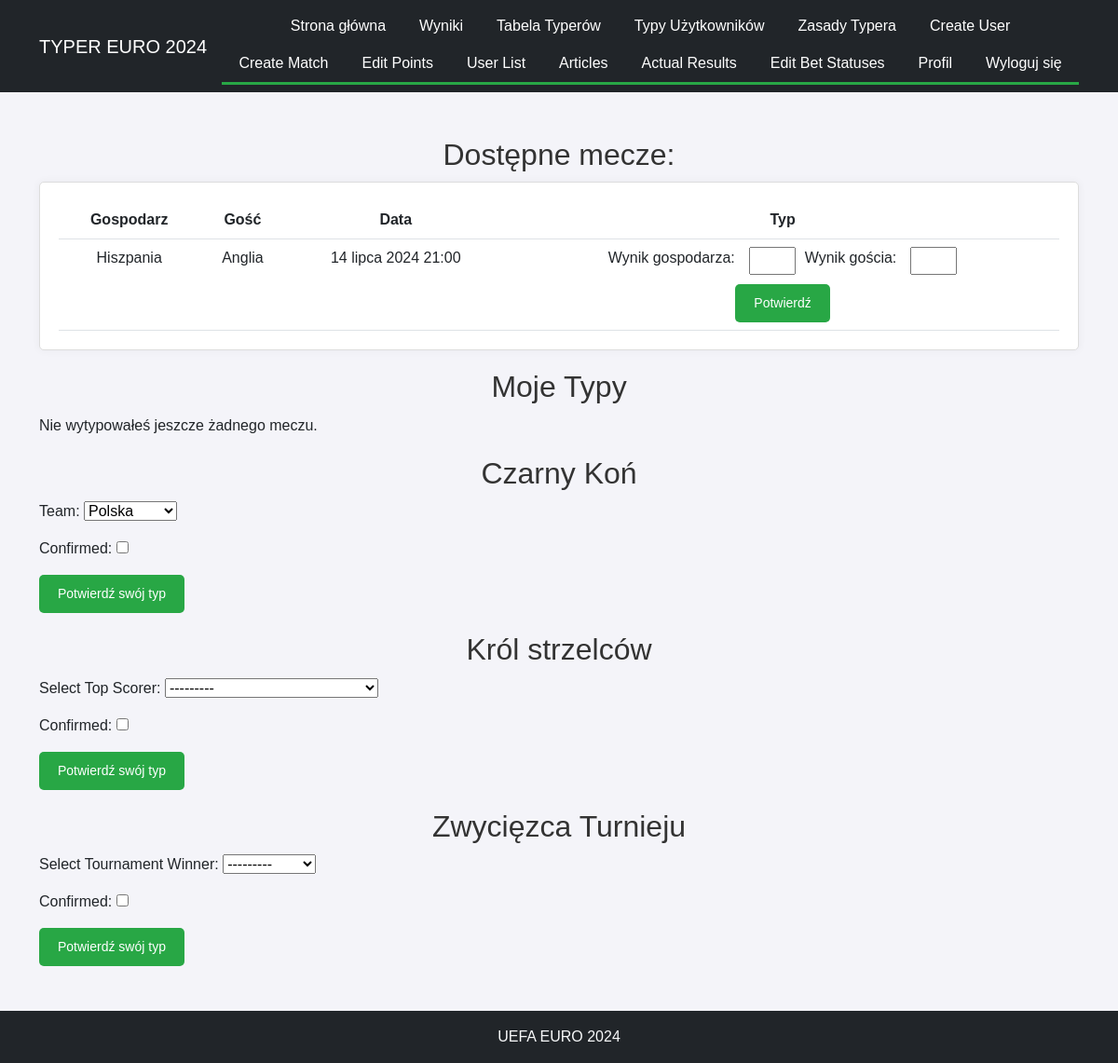
/betting/ (signed in), run on an earlier commit of the app's database.
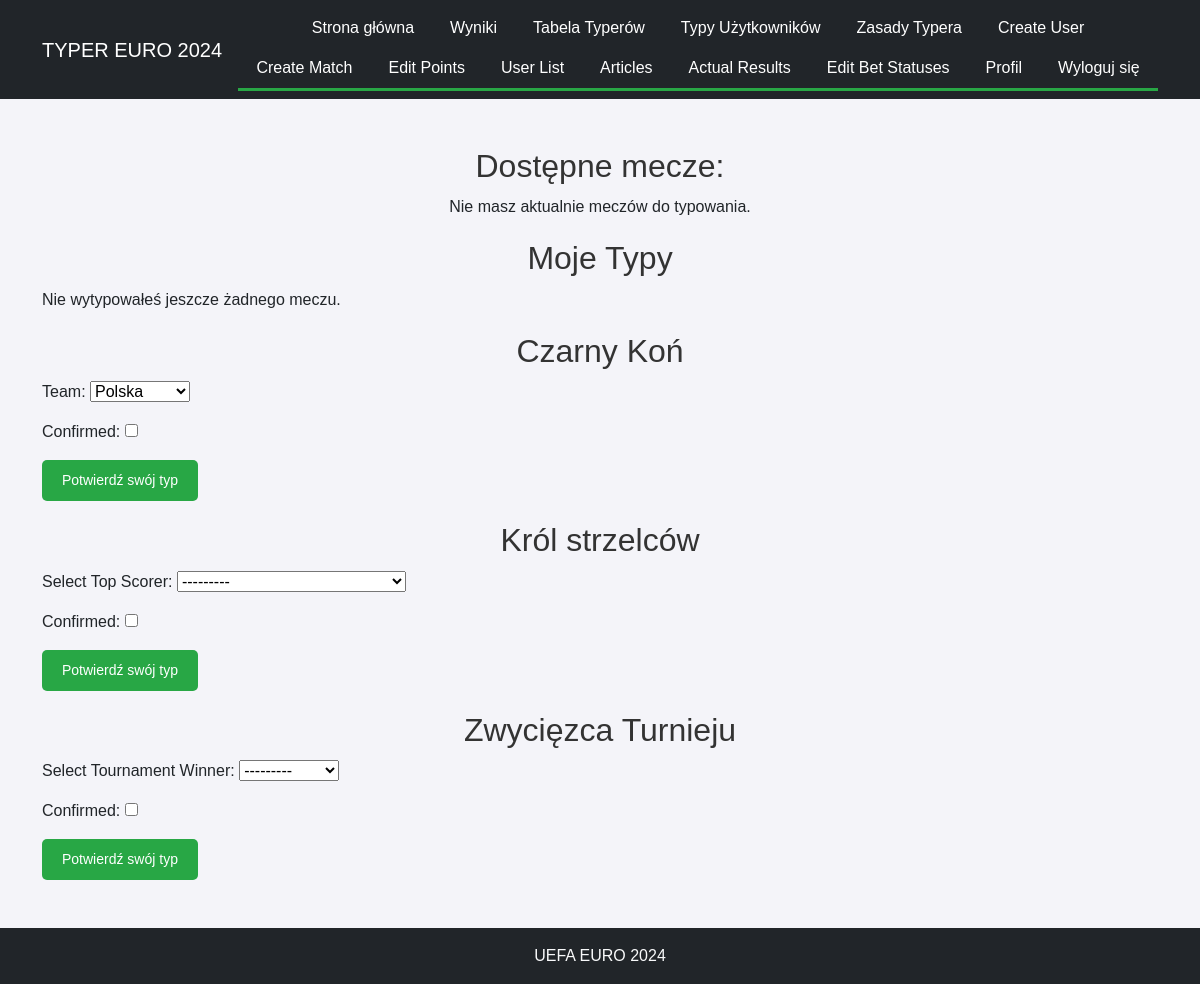
And on a later commit of the database.
### contest/models.py (models this page shows, shortened)
class Article(models.Model):
    title = models.CharField(max_length=200)
    slug = models.SlugField(max_length=200, unique=True, blank=True)
    content = models.TextField()
    author = models.ForeignKey(User, on_delete=models.CASCADE)
    created_at = models.DateTimeField(auto_now_add=True)
    updated_at = models.DateTimeField(auto_now=True)

class Match(models.Model):
    group = models.CharField(max_length=2)
    home_team = models.CharField(max_length=100)
    away_team = models.CharField(max_length=100)
    date = models.DateTimeField()
    place = models.CharField(max_length=100)
    actual_home_team_score = models.IntegerField(null=True, blank=True, default=0)
    actual_away_team_score = models.IntegerField(null=True, blank=True, default=0)
    final_score = models.BooleanField(default=False)

### contest/views.py (the view)
# urls.py: path('betting/', views.betting, name='betting'),
@login_required
def betting(request):
    available_matches = Match.objects.exclude(
        bet__user=request.user
    ).exclude(final_score=True)
    my_bets = Bet.objects.filter(user=request.user)
    try:
        underdog = UnderdogSelection.objects.get(user=request.user)
    except UnderdogSelection.DoesNotExist:
        underdog = None
    try:
        top_scorer = TopScorerSelection.objects.get(user=request.user)
    except TopScorerSelection.DoesNotExist:
        top_scorer = None
    try:
        tournament_winner = TournamentWinnerSelection.objects.get(user=request.user)
    except TournamentWinnerSelection.DoesNotExist:
        tournament_winner = None
    if request.method == 'POST':
        if 'place_bet' in request.POST:
            match_id = request.POST['place_bet']
            home_team_score = request.POST.get(f'home_team_score_{match_id}')
            away_team_score = request.POST.get(f'away_team_score_{match_id}')
            if home_team_score is not None and away_team_score is not None:
                match = Match.objects.get(id=match_id)
                Bet.objects.create(
                    user=request.user,
                    match=match,
                    home_team_score=home_team_score,
                    away_team_score=away_team_score
                )
                messages.success(request, 'Bet placed successfully!')
            else:
                messages.error(request, 'Please provide valid scores.')
            return redirect('betting')
        if 'confirm_underdog' in request.POST:
            underdog_form = UnderdogForm(request.POST)
            if underdog_form.is_valid():
                underdog_selection = underdog_form.save(commit=False)
                underdog_selection.user = request.user
                underdog_selection.save()
                messages.success(request, 'Underdog selected successfully!')
                return redirect('betting')
        if 'confirm_top_scorer' in request.POST:
            top_scorer_form = TopScorerForm(request.POST)
            if top_scorer_form.is_valid():
                top_scorer_selection = top_scorer_form.save(commit=False)
                top_scorer_selection.user = request.user
                top_scorer_selection.save()
                messages.success(request, 'Top scorer selected successfully!')
                return redirect('betting')
        if 'confirm_winner' in request.POST:
            winner_form = TournamentWinnerForm(request.POST)
            if winner_form.is_valid():
                winner_selection = winner_form.save(commit=False)
                winner_selection.user = request.user
                winner_selection.save()
                messages.success(request, 'Tournament winner selected successfully!')
                return redirect('betting')
    else:
        underdog_form = UnderdogForm(instance=underdog)
        top_scorer_form = TopScorerForm(instance=top_scorer)
        winner_form = TournamentWinnerForm(instance=tournament_winner)
    context = {
        'available_matches': available_matches,
        'my_bets': my_bets,
        'underdog_form': underdog_form,
        'top_scorer_form': top_scorer_form,
        'winner_form': winner_form,
        'underdog': underdog,
        'top_scorer': top_scorer,
        'tournament_winner': tournament_winner,
    }
    return render(request, 'betting.html', context)

### contest/forms.py
class UnderdogForm(forms.ModelForm):
    TEAM_CHOICES = [
        ('Polska', 'Polska'),
        ('Czechy', 'Czechy'),
        ('Serbia', 'Serbia'),
        ('Szkocja', 'Szkocja'),
        ('Austria', 'Austria'),
        ('Turcja', 'Turcja'),
        ('Szwajcaria', 'Szwajcaria'),
        ('Węgry', 'Węgry'),
        ('Albania', 'Albania'),
        ('Słowenia', 'Słowenia'),
        ('Słowacja', 'Słowacja'),
        ('Rumunia', 'Rumunia'),
        ('Ukraina', 'Ukraina'),
        ('Gruzja', 'Gruzja'),
    ]
    team = forms.ChoiceField(choices=TEAM_CHOICES)
    confirmed = forms.BooleanField(required=True)
    class Meta:
        model = UnderdogSelection
        fields = ['team', 'confirmed']

class TopScorerForm(forms.ModelForm):
    player = forms.ModelChoiceField(
        queryset=TopScorer.objects.all().order_by('country', 'player_name'),
        label="Select Top Scorer",
        widget=forms.Select
    )
    confirmed = forms.BooleanField(required=True)
    class Meta:
        model = TopScorerSelection
        fields = ['player', 'confirmed']

### contest/models.py (called while the page is built)
    def __str__(self):
        return f"{self.player_name} ({self.country})"

    def __str__(self):
        return self.name

### contest/templates/betting.html (shortened to what this page needs)
{% extends "base.html" %}
{% block content %}
<h2>Dostępne mecze:</h2>
{% if available_matches %}
    <div class="card">
        <table class="table centered">
            <thead>
                <tr>
                    <th>Gospodarz</th>
                    <th>Gość</th>
                    <th>Data</th>
                    <th>Typ</th>
                </tr>
            </thead>
            <tbody>
                {% for match in available_matches %}
                <tr>
                    <td>{{ match.home_team }}</td>
                    <td>{{ match.away_team }}</td>
                    <td>{{ match.date }}</td>
                    <td>
                        <form method="post" class="bet-form">
                            <div class="bet-inputs">
                                <label for="home_team_score_{{ match.id }}">Wynik gospodarza:</label>
                                <input type="number" name="home_team_score_{{ match.id }}" id="home_team_score_{{ match.id }}">
                                <label for="away_team_score_{{ match.id }}">Wynik gościa:</label>
                                <input type="number" name="away_team_score_{{ match.id }}" id="away_team_score_{{ match.id }}">
                            </div>
                            <button type="submit" class="button">Potwierdź</button>
                        </form>
                    </td>
                </tr>
                {% endfor %}
            </tbody>
        </table>
    </div>
{% else %}
    <p class="centered">Nie masz aktualnie meczów do typowania.</p>
{% endif %}
<h2>Moje Typy</h2>
{% if my_bets %}
<table class="table centered">
    <thead>
        <tr>
            <th>Gospodarz</th>
            <th>Gość</th>
            <th>Wynik gospodarza</th>
            <th>Wynik gościa</th>
        </tr>
    </thead>
    <tbody>
        {% for bet in my_bets %}
        <tr>
            <td>{{ bet.match.home_team }}</td>
            <td>{{ bet.match.away_team }}</td>
            <td>{{ bet.home_team_score }}</td>
            <td>{{ bet.away_team_score }}</td>
        </tr>
        {% endfor %}
    </tbody>
</table>
{% else %}
    <p>Nie wytypowałeś jeszcze żadnego meczu.</p>
{% endif %}
<h2>Czarny Koń</h2>
{% if underdog %}
    <div class="card">
        <p>Twój czarny koń turnieju: <strong>{{ underdog.team }}</strong></p>
    </div>
{% else %}
    <form method="post">
        {{ underdog_form.as_p }}
        <button type="submit" name="confirm_underdog" class="button">Potwierdź swój typ</button>
    </form>
{% endif %}
<h2>Król strzelców</h2>
{% if top_scorer %}
    <div class="card">
        <p>Twój król strzelców: <strong>{{ top_scorer.player }}</strong></p>
    </div>
{% else %}
    <form method="post">
        {{ top_scorer_form.as_p }}
        <button type="submit" name="confirm_top_scorer" class="button">Potwierdź swój typ</button>
    </form>
{% endif %}
<h2>Zwycięzca Turnieju</h2>
{% if tournament_winner %}
    <div class="card">
        <p>Twój zwyciezca turnieju: <strong>{{ tournament_winner.team.name }}</strong></p>
    </div>
{% else %}
    <form method="post">
        {{ winner_form.as_p }}
        <button type="submit" name="confirm_winner" class="button">Potwierdź swój typ</button>
    </form>
{% endif %}
{% endblock %}

### contest/templates/base.html (shortened to what this page needs)
{% load static %}
{% load article_tags %}
<!DOCTYPE html>
<html lang="pl">
<head>
    <link href="https://cdn.jsdelivr.net/npm/bootstrap@5.3.0/dist/css/bootstrap.min.css" rel="stylesheet">
    <link rel="stylesheet" type="text/css" href="{% static 'css/styles.css' %}">
    <link rel="stylesheet" href="https://cdnjs.cloudflare.com/ajax/libs/font-awesome/6.0.0-beta3/css/all.min.css">
</head>
<body>
<nav class="navbar navbar-expand-lg navbar-dark bg-dark">
    <div class="container bg-dark border-0">
        <a class="navbar-brand" href="{% url 'home' %}">TYPER EURO 2024</a>
        <div class="collapse navbar-collapse justify-content-center" id="navbarNav">
            <ul class="navbar-nav bg-dark flex-wrap">
                <li class="nav-item">
                    <a class="nav-link" href="{% url 'home' %}">Strona główna</a>
                </li>
                <li class="nav-item">
                    <a class="nav-link" href="{% url 'results' %}">Wyniki</a>
                </li>
                <li class="nav-item">
                    <a class="nav-link" href="{% url 'leaderboard' %}">Tabela Typerów</a>
                </li>
                <li class="nav-item">
                    <a class="nav-link" href="{% url 'user_predictions' %}">Typy Użytkowników</a>
                </li>
                {% get_articles as articles %}
                {% for article in articles %}
                <li class="nav-item">
                    <a class="nav-link" href="{% url 'view_article' article.slug %}">{{ article.title }}</a>
                </li>
                {% endfor %}
                {% if user.is_authenticated %}
                {% if user.is_superuser %}
                <li class="nav-item">
                    <a class="nav-link" href="{% url 'create_user' %}">Create User</a>
                </li>
                <li class="nav-item">
                    <a class="nav-link" href="{% url 'create_match' %}">Create Match</a>
                </li>
                <li class="nav-item">
                    <a class="nav-link" href="{% url 'edit_points' %}">Edit Points</a>
                </li>
                <li class="nav-item">
                    <a class="nav-link" href="{% url 'user_list' %}">User List</a>
                </li>
                <li class="nav-item">
                    <a class="nav-link" href="{% url 'article_list' %}">Articles</a>
                </li>
                <li class="nav-item">
                    <a class="nav-link" href="{% url 'actual_results' %}">Actual Results</a>
                </li>
                <li class="nav-item">
                    <a class="nav-link" href="{% url 'edit_bet_status' %}">Edit Bet Statuses</a>
                </li>
                {% endif %}
                <li class="nav-item">
                    <a class="nav-link" href="{% url 'profile' %}">Profil</a>
                </li>
                <li class="nav-item">
                    <a class="nav-link" href="#" id="logout-link"
                       onclick="document.getElementById('logout-form').submit(); return false;">Wyloguj się</a>
                </li>
                {% else %}
                <li class="nav-item">
                    <a class="nav-link" href="{% url 'login' %}">Zaloguj się</a>
                </li>
                {% endif %}
            </ul>
        </div>
    </div>
</nav>
<div class="container-fluid container-lg mt-5">
    {% block content %}{% endblock %}
</div>
<footer class="footer bg-dark text-light text-center py-3 mt-5">
    <p class="mb-0">UEFA EURO 2024</p>
</footer>
</body>
</html>

What changed in the data, as far as the page shows it:
no longer on this page (row edited): Match: home_team "Hiszpania", away_team "Anglia", date "14 lipca 2024 21:00"
Also different on the page:
text no longer shown: "Gospodarz Gość Data Typ"
text now shown: "Nie masz aktualnie meczów do typowania."
